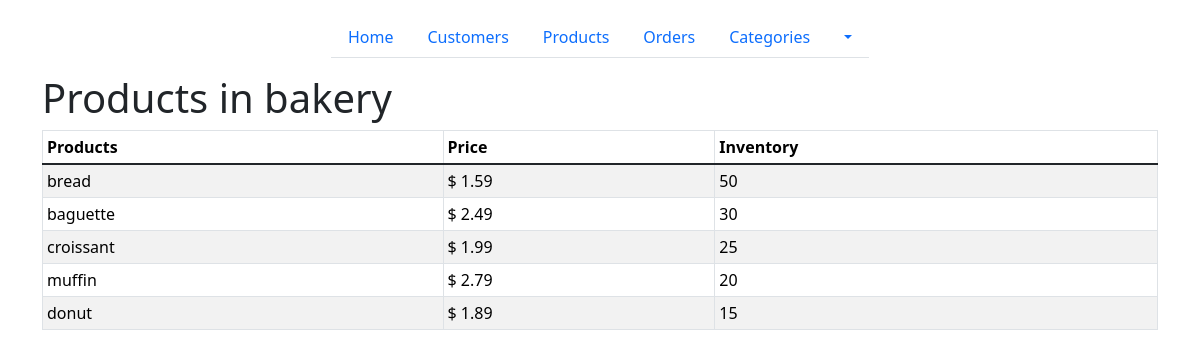
The app's page /categories/bakery with its own data.
### models/category.py (models this page shows, shortened)
class Category(db.Model):
    __tablename__ = "Categories"
    id = db.mapped_column(db.Integer, primary_key=True)
    name = db.mapped_column(db.String)
    products = db.relationship("Product",back_populates="category")

### models/product.py (models this page shows, shortened)
class Product(db.Model):
    __tablename__ = "Products"
    id = db.mapped_column(db.Integer, primary_key=True)
    name = db.mapped_column(db.String)
    price = db.mapped_column(db.DECIMAL(10, 2))
    available = db.mapped_column(db.Integer, default=0)
    category_id = db.mapped_column(db.Integer, db.ForeignKey("Categories.id"))
    category = db.relationship("Category", back_populates="products")
    order = db.relationship("ProductOrder", back_populates="product")

### routes/categories.py (the view)
@categories_bp.route("/<string:name>")
def category_detail(name):
    stmt = db.select(Product).where(Product.category.has(Category.name == name))
    products = db.session.execute(stmt).scalars()
    stmt2 = db.select(Category).where(Category.name == name)
    data = db.session.execute(stmt2).scalars().first()
    return render_template("category.html", products = products, category=data)

### templates/category.html
{% extends "base.html" %}
{% block content %}
<h1>Products in {{ category.name }}</h1>
<div class="d-flex flex-wrap table-responsive">
  <table class="table table-bordered table-striped table-sm table-hover">
    <thead>
      <tr>
        <th>Products</th>
        <th>Price</th>
        <th>Inventory</th>
      </tr>
    </thead>
    <tbody class="table-group-divider">
      {% for product in products %}
      <tr>
        <td>{{ product.name }}</td>
        <td>$ {{ product.price }}</td>
        <td>{{ product.available }}</td>
      </tr>
      {% endfor %}
    </tbody>
  </table>
</div>
{% endblock %}

### records on screen
Category: name "bakery"
Product: name "bread", price "1.59", available "50"
Product: name "baguette", price "2.49", available "30"
Product: name "croissant", price "1.99", available "25"
Product: name "muffin", price "2.79", available "20"
Product: name "donut", price "1.89", available "15"
